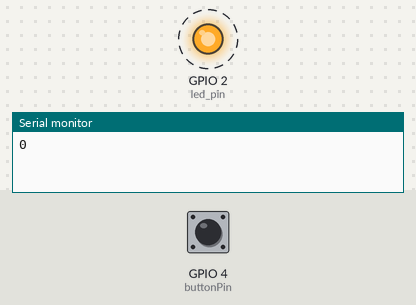
A sketch run on a simulated ESP32. Parts: output pins drawn as LEDs (lit = HIGH), the last lines printed to the serial monitor. Dashed ring = blinking. Inputs (shaded band) come from the test bench; at power-on: GPIO 4 (buttonPin) HIGH.

Above: at 1.2 s.
1.3 s: GPIO 4 (buttonPin) pulled LOW for 3.2 s
At 9.5 s:
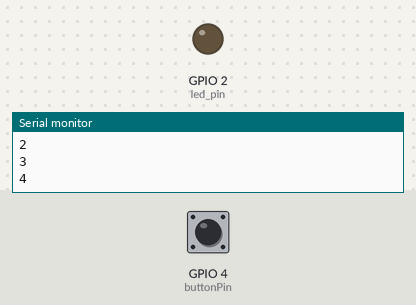
Timing chart, 0 to 11.0 s (numbered marks = the images above; inputs shaded):
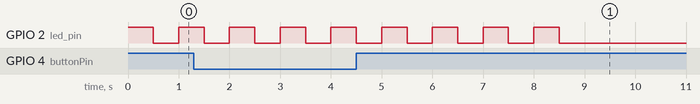

The sketch:

SuspendResumeButtonControl.ino
```cpp
#if CONFIG_FREERTOS_UNICORE
static const BaseType_t app_cpu = 0;
#else
static const BaseType_t app_cpu = 1;
#endif

static TaskHandle_t task_1 = NULL;
static TaskHandle_t task_2 = NULL;

//refers to in-built LED
static const int led_pin = 2;
static const int buttonPin = 4;
int var;
int loopN = 0; //will blink the LED 5 times before stopping. Will have to press the button to reset it
void toggleLED(void *parameter)
{
  while(1)
  {
      while(loopN < 5) //will blink 5 times
      {
              digitalWrite(led_pin, HIGH);
              vTaskDelay(500/portTICK_PERIOD_MS);
              digitalWrite(led_pin, LOW);
              vTaskDelay(500/portTICK_PERIOD_MS);
              Serial.println(loopN);
              loopN++; //increment counter
      }

    vTaskSuspend(task_1); //stops the task
  }
}

void resumeLED(void *parameter)
{
  while(1)
  {
    var = digitalRead(buttonPin);
    if(!var)
    {
        loopN = 0;            //resets the loop
        vTaskResume(task_1);  //resume the task_1 if it was suspended
    }
    //Serial.println(var);
  }
}


void setup()
{
  Serial.begin(9600);
  pinMode(led_pin, OUTPUT); //data direction
  pinMode(buttonPin, INPUT_PULLUP);

  xTaskCreatePinnedToCore(
    toggleLED,              //func to call
    "Toggle LED",           //name of task
    1024,                   //stack size
    NULL,                   //pointer to memory
    1,                      //task priority (0,lowest - 24 highest)
    &task_1,                //Task Handler
    app_cpu);               //Run on one core for Demo Purpose

    xTaskCreatePinnedToCore(
    resumeLED,              //func to call
    "Resume LED",           //name of task
    1024,                   //stack size
    NULL,                   //pointer to memory
    1,                      //task priority (0,lowest - 24 highest)
    &task_2,                //Task Handler
    app_cpu);               //Run on one core for Demo Purpose


}

void loop()
{
}
```

Measured:
- by itself, GPIO 2 (led_pin): alternates HIGH for 0.50 s and LOW for 0.50 s, 15 changes in all, then stays LOW
